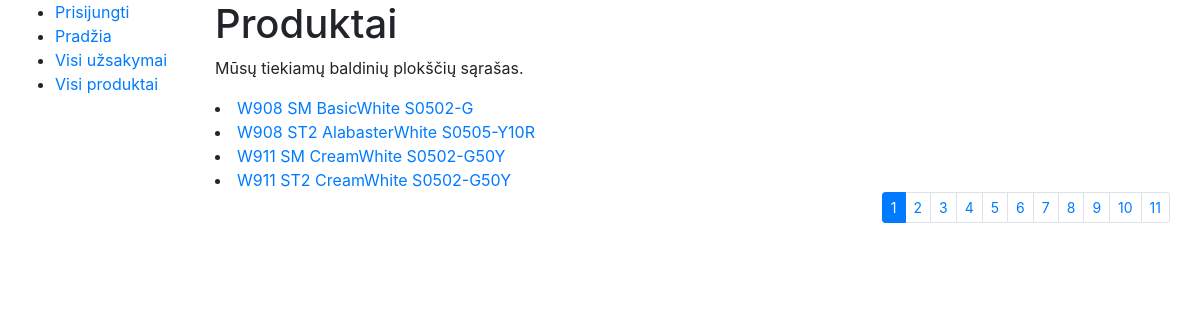
The page /baldai3/products on the database its author committed.
### baldai3/models.py (models this page shows, shortened)
class Product(models.Model):
    decor = models.CharField(verbose_name="Plokštės dekoras", max_length=10)
    texture = models.CharField(verbose_name="Plokštės atsparumo klasė", max_length=10)
    p_name = models.CharField(verbose_name="Plokštės pavadinimas", max_length=50)
    nsc_color = models.CharField(verbose_name="Plokštės spalvos kodas", max_length=50)
    description = models.TextField('Aprašymas', max_length=2000, default='')
    class Meta:
        verbose_name = 'Plokštė'
        verbose_name_plural = 'Plokštės'

### baldai3/views.py (the view)
# urls.py: path('products', views.products, name="products"),#Baldinių plokščių sąrašas
def products(request):
    products = Product.objects.all()
    paginator = Paginator(products, per_page=4)
    page_number = request.GET.get('page')
    paged_products = paginator.get_page(page_number)
    context = {
        'products': paged_products,
    }
    return render(request, 'products.html', context=context)

### baldai3/templates/products.html
{% extends "base.html" %}
{% block "content" %}
  <h1>Produktai</h1>
  <p>Mūsų tiekiamų baldinių plokščių sąrašas.</p>
  {% for a in products %}
    <li><a href="{% url 'product' a.id %}">{{a.decor}} {{a.texture}} {{a.p_name}} {{a.nsc_color}}</a></li>
    {% endfor %}
<div class="container puslapiai">
    <nav aria-label="...">
        {% if products.has_other_pages %}
            <ul class="pagination pagination-sm justify-content-end">
                {% for i in products.paginator.page_range %}
                    {% if products.number == i %}
                        <li class="page-item active">
                            <a class="page-link">{{ i }}</a>
                        </li>
                    {% else %}
                        <li class="page-item">
                            <a class="page-link" href="?page={{ i }}">{{ i }}</a>
                        </li>
                    {% endif %}
                {% endfor %}
            </ul>
        {% endif %}
    </nav>
</div>
{% endblock %}

### rows shown on the page
Product: decor "W908", texture "SM", p_name "BasicWhite", nsc_color "S0502-G"
Product: decor "W908", texture "ST2", p_name "AlabasterWhite", nsc_color "S0505-Y10R"
Product: decor "W911", texture "SM", p_name "CreamWhite", nsc_color "S0502-G50Y"
Product: decor "W911", texture "ST2", p_name "CreamWhite", nsc_color "S0502-G50Y"

### other values the page prints
{{ i }} "1"
{{ i }} "2" "3" "4" "5" "6" "7" "8" "9" "10" "11"
